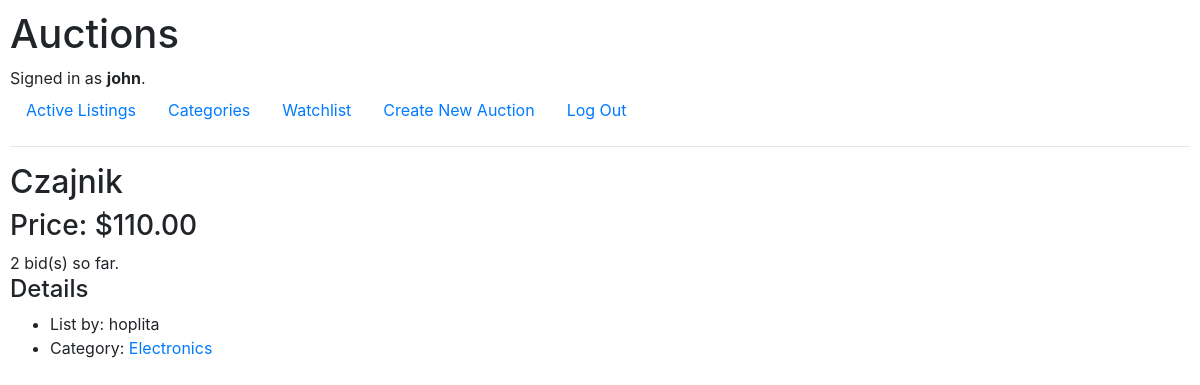
The page /auctions/4 (signed in) on the database its author committed.
### auctions/models.py (models this page shows, shortened)
class User(AbstractUser):
    pass

class Auction(models.Model):
    title = models.CharField(max_length=100)
    description = models.TextField()
    seller = models.ForeignKey(User, on_delete=models.CASCADE)
    starting_bid = models.DecimalField(max_digits=7, decimal_places=2)
    created_at = models.DateTimeField(auto_now_add=True)
    category = models.ForeignKey(Category, on_delete=models.CASCADE, null=True, blank=True)
    image_url = models.URLField(null=True, blank=True)

class Bid(models.Model):
    auction = models.ForeignKey(Auction, on_delete=models.CASCADE)
    bid = models.DecimalField(max_digits=7, decimal_places=2)
    bidder = models.ForeignKey(User, on_delete=models.CASCADE)

class Category(models.Model):
    category = models.CharField(max_length=64, unique=True)
    adult_only = models.BooleanField(default=True)
    def __str__(self):
        return self.category

### auctions/views.py (the view)
# urls.py: path("auctions/<int:auction_id>", views.auction, name="auction"),
def auction(request, auction_id):
    selected_auction = Auction.objects.get(id=auction_id)
    current_bid = Bid.objects.filter(auction=selected_auction).last()
    return render(request, "auctions/auction.html", {
        "user": request.user,
        "auction": selected_auction,
        "comments": Comment.objects.filter(auction=selected_auction),
        "bids_count": len(Bid.objects.filter(auction=selected_auction)),
        "current_bid": current_bid,
        "winner": AuctionWinner.objects.filter(auction=selected_auction).first(),
        "watchlist": Watchlist.objects.filter(user=request.user),
    })

### auctions/templates/auctions/auction.html (shortened to what this page needs)
{% extends "auctions/layout.html" %}
{% block body %}
    <h2>{{ auction.title }}</h2>
    <div>
        <h3>Price:
            {% if current_bid %}
            ${{ current_bid.bid }}
            {% else %}
            ${{ auction.starting_bid }}
            {% endif %}
        </h3>
        {{ bids_count }} bid(s) so far.
    </div>
    <div>
        <h4>Details</h4>
        <ul>
            <li>List by: {{ auction.seller }} </li>
            <li>Category:
                {% if auction.category %}
                    <a href="categories/{{ auction.category.id }}">{{ auction.category }}</a>
                {% else %}
                    No Category Listed
                {% endif %}
            </li>
        </ul>
    </div>
{% endblock %}

### auctions/templates/auctions/layout.html (shortened to what this page needs)
{% load static %}
<!DOCTYPE html>
<html lang="en">
    <head>
        <link rel="stylesheet" href="https://stackpath.bootstrapcdn.com/bootstrap/4.4.1/css/bootstrap.min.css">
        <link href="{% static 'auctions/styles.css' %}" rel="stylesheet">
    </head>
    <body>
        <h1>Auctions</h1>
        <div>
            {% if user.is_authenticated %}
                Signed in as <strong>{{ user.username }}</strong>.
            {% else %}
                Not signed in.
            {% endif %}
        </div>
        <ul class="nav">
            <li class="nav-item">
                <a class="nav-link" href="{% url 'index' %}">Active Listings</a>
            </li>
            <li class="nav-item">
                <a class="nav-link" href="{% url 'categories' %}">Categories</a>
            </li>
            {% if user.is_authenticated %}
                <li class="nav-item">
                    <a class="nav-link" href="{% url 'watchlist' %}">Watchlist</a>
                </li>
                <li class="nav-item">
                    <a class="nav-link" href="{% url 'new_auction' %}">Create New Auction</a>
                </li>
                <li class="nav-item">
                    <a class="nav-link" href="{% url 'logout' %}">Log Out</a>
                </li>
            {% endif %}
        </ul>
        <hr>
        {% block body %}
        {% endblock %}
    </body>
</html>

### auctions/static/auctions/styles.css (style rules this page uses)
body { padding: 10px; }

### rows shown on the page
User: username "john"
Auction: title "Czajnik", seller "hoplita", category "Electronics"
Bid: bid "110.00"

### other values the page prints
{{ bids_count }} "2"
